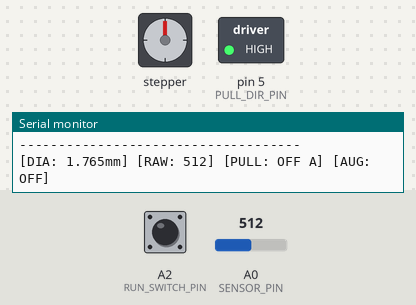
This sketch was run on a simulated Arduino Uno, built with avr-gcc and run on an emulated ATmega328P. Parts: stepper motor, switched loads named in the sketch (green lamp = pin HIGH), the last lines printed to the serial monitor. Wiring (inferred from the names in the program): stepper motor driver (200 steps per turn assumed): step pin 3; direction pin 6; enable pin 8. Inputs (shaded band) come from the test bench; at power-on: A2 (RUN_SWITCH_PIN) HIGH, A0 (SENSOR_PIN) = 512. Pins used as bus, display or sensor lines are not drawn.

Above: at 1.2 s.
1.3 s: A2 (RUN_SWITCH_PIN) pulled LOW for 1 s
At 3.5 s:
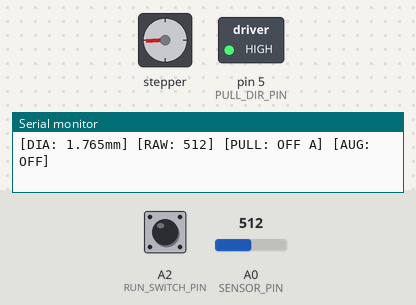
3.8 s: A2 (RUN_SWITCH_PIN) pulled LOW for 0.15 s
At 4.3 s:
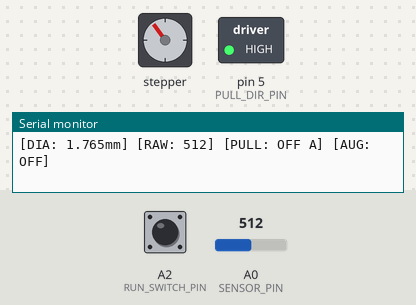
5.4 s: A2 (RUN_SWITCH_PIN) pulled LOW for 3.2 s
At 9.7 s:
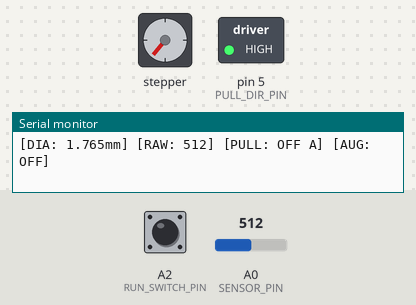
10.1 s: A2 (RUN_SWITCH_PIN) pulled LOW for 0.15 s
At 11.5 s:
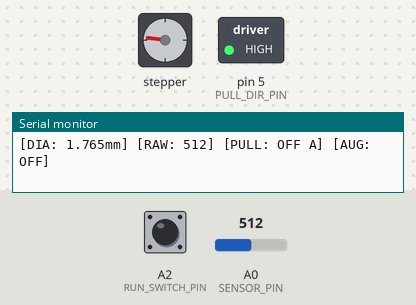
Timing chart, 0 to 12.7 s (numbered marks = the images above; inputs shaded):
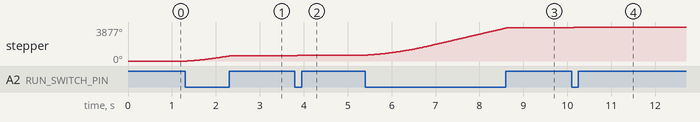

Measured:
- after the input at 1.3 s, stepper: turns 626° clockwise in 1.0 s, starting after 0.05 s
- after the input at 3.8 s, stepper: turns 58° clockwise in 0.15 s, starting after 0.05 s
- after the input at 5.4 s, stepper: turns 3135° clockwise in 3.2 s, starting after 0.05 s
- after the input at 10.1 s, stepper: turns 58° clockwise in 0.15 s, starting after 0.05 s

The sketch:

Arduino_Firmware.ino
```cpp
/*
 * =========================================================================================
 * 3DTruder Puller & Auger Controller Firmware (V4)
 *
 * Target Hardware: Arduino Uno R3 (ATmega328P) + Arduino CNC Shield V3
 *   - Puller (X socket, 1/16 microstep): Step = Pin 2 (PD2), Dir = Pin 5
 *   - Auger  (Y socket, full step):      Step = Pin 3 (PD3), Dir = Pin 6
 *   - Stepper Enable:                    Pin 8 (active LOW, shared)
 *   - Diameter sensor (0-5 V analog):    A0 ("Abort" header)
 *   - Headless run switch to GND:        A2 ("Resume" header)
 *
 * Heater / thermistor are controlled by the Ender 3 V2 mainboard (Marlin), NOT this board.
 * This board has no idea whether the melt zone is hot -- never start the auger cold.
 *
 * Architecture:
 *   1. Timer1 ISR steps the puller (0.5 us resolution, independent of loop()).
 *   2. Timer2 ISR (20 kHz) steps the auger (50 us resolution, independent of loop()).
 *   3. Non-blocking ADC, 16-sample averaging on the diameter sensor.
 *   4. Dead-time-aware diameter control: after each speed correction the controller waits
 *      until the strand has travelled from the nozzle to the sensor before correcting again,
 *      so it never reacts to filament that was drawn before its last change.
 *   5. Corrections are made in mm/s using mass conservation (speed ~ diameter^2).
 *   6. Non-blocking serial command parser (115200 baud, Newline line ending).
 * =========================================================================================
 */

#include <Arduino.h>
#include <util/atomic.h>

// -----------------------------------------------------------------------------------------
// PINS (Arduino CNC Shield V3). Step pins are hard-wired to PD2 / PD3 inside the ISRs.
// -----------------------------------------------------------------------------------------
const uint8_t PULL_DIR_PIN    = 5;
const uint8_t AUG_DIR_PIN     = 6;
const uint8_t PULL_STEP_PIN   = 2;    // PD2
const uint8_t AUG_STEP_PIN    = 3;    // PD3
const uint8_t EN_PIN          = 8;    // Active LOW
const uint8_t SENSOR_PIN      = A0;   // ADC channel 0
const uint8_t RUN_SWITCH_PIN  = A2;   // Close to GND = run auger + puller headless

// Flip these if a motor turns the wrong way (or swap one coil pair on its connector).
// The auger must turn so the flights carry flakes TOWARD the nozzle (counter-clockwise viewed
// from the motor for a standard right-hand wood auger bit; clockwise carries them back).
const bool PULL_DIR_INVERT    = false;
const bool AUG_DIR_INVERT     = false;

// -----------------------------------------------------------------------------------------
// PULLER MECHANICS -- CALIBRATE PULL_STEPS_PER_MM!
// -----------------------------------------------------------------------------------------
// BMG clone (~415 steps/mm at 1/16 microstepping) x 5.18:1 planetary gearbox = ~2150 steps/mm.
// To calibrate: thread filament, send "SPEED 1", "PULL ON", time 60 s, measure how far the
// strand moved (L mm), then set PULL_STEPS_PER_MM = 2150 * 60 / L.
const float PULL_STEPS_PER_MM = 2150.0;
const float PULL_NOMINAL_MM_S = 1.0;    // Starting line speed after power-up
const float PULL_MIN_MM_S     = 0.1;
const float PULL_MAX_MM_S     = 6.0;    // ~12.9k steps/s at 2150 steps/mm

// -----------------------------------------------------------------------------------------
// AUGER
// -----------------------------------------------------------------------------------------
const float AUG_STEPS_PER_REV = 200.0 * 14.0;   // Full step x 14:1 gearbox
const float AUG_DEFAULT_RPM   = 14.0;
const float AUG_START_RPM     = 4.0;            // Soft-start begins here
const float AUG_MIN_RPM       = 1.0;
const float AUG_MAX_RPM       = 20.0;
const float AUG_RAMP_RPM_S    = 7.0;            // 4 -> 14 RPM in ~1.5 s

// -----------------------------------------------------------------------------------------
// DIAMETER SENSOR & CONTROL LOOP
// -----------------------------------------------------------------------------------------
const float TARGET_DIA        = 1.75;     // mm
const float DIA_TOLERANCE     = 0.02;     // Dead band (+/- mm)
const float MIN_VALID_DIA     = 1.10;     // Below = empty sensor
const float MAX_VALID_DIA     = 2.40;     // Above = sensor unseated / lump / foreign object

// Two-point calibration: insert gauge pins (drill blanks) and note the ADC value from the
// "RAW" field of the telemetry line.
const int   CAL_ADC_A         = 300;
const float CAL_DIA_A         = 1.50;
const int   CAL_ADC_B         = 700;
const float CAL_DIA_B         = 2.00;

// Distance from the nozzle tip to the diameter sensor. Keep this SHORT (10-20 cm): the
// controller can only correct once per this much strand, so at 1 mm/s a 150 mm gap means
// one correction every 2.5 minutes.
const float SENSOR_DISTANCE_MM          = 150.0;
const float CONTROL_GAIN                = 0.5;    // Fraction of computed correction applied
const float MAX_CORRECTION              = 0.10;   // Max +/-10 % speed change per correction
const unsigned long MIN_CORRECTION_MS   = 2000;
const unsigned long EMPTY_TIMEOUT_MS    = 1500;   // Invalid this long = filament absent

// -----------------------------------------------------------------------------------------
// STATE
// -----------------------------------------------------------------------------------------
// Shared with ISRs
volatile bool     pullIsrActive   = false;
volatile uint16_t pullTimerTop    = 4000;
volatile uint32_t pullStepCount   = 0;
volatile bool     augIsrActive    = false;
volatile uint16_t augPeriodTicks  = 100;

// Operator state
bool  augerRunning    = false;
bool  pullerRunning   = false;
bool  autoMode        = true;
float pullSpeedMmS    = PULL_NOMINAL_MM_S;
float augTargetRpm    = AUG_DEFAULT_RPM;
float augCurrentRpm   = AUG_START_RPM;

// Sensor state
float    currentDiameter   = TARGET_DIA;
int      lastRawAdc        = 0;
bool     filamentPresent   = false;
bool     adcPending        = false;
uint32_t adcSum            = 0;
uint8_t  adcCount          = 0;
const uint8_t ADC_SAMPLES  = 16;

// Control state
uint32_t correctionStartSteps = 0;
unsigned long lastCorrectionMs = 0;
unsigned long lastValidMs      = 0;

// Run switch debounce
bool switchActive = false;
bool switchRaw    = false;
unsigned long switchChangedMs = 0;

// Timing
unsigned long lastRampMs      = 0;
unsigned long lastAdcMs       = 0;
unsigned long lastTelemetryMs = 0;

char    serialRxBuf[32];
uint8_t serialRxIdx = 0;

// =========================================================================================
// INTERRUPTS
// =========================================================================================
// Puller: Timer1 CTC, 2 MHz tick. Fires once per step.
ISR(TIMER1_COMPA_vect) {
  OCR1A = pullTimerTop;
  if (pullIsrActive) {
    PORTD |= (1 << PD2);
    pullStepCount++;
    delayMicroseconds(2);
    PORTD &= ~(1 << PD2);
  }
}

// Auger: Timer2 CTC at 20 kHz. Step pulse is held high for one tick (50 us).
ISR(TIMER2_COMPA_vect) {
  static uint16_t countdown = 1;
  PORTD &= ~(1 << PD3);
  if (augIsrActive && --countdown == 0) {
    countdown = augPeriodTicks;
    PORTD |= (1 << PD3);
  }
}

void initTimers() {
  noInterrupts();
  // Timer1: CTC, prescaler 8 -> 2 MHz
  TCCR1A = 0;
  TCCR1B = (1 << WGM12) | (1 << CS11);
  TCNT1  = 0;
  OCR1A  = pullTimerTop;
  TIMSK1 = (1 << OCIE1A);
  // Timer2: CTC, prescaler 8, OCR2A 99 -> 20 kHz
  TCCR2A = (1 << WGM21);
  TCCR2B = (1 << CS21);
  TCNT2  = 0;
  OCR2A  = 99;
  TIMSK2 = (1 << OCIE2A);
  interrupts();
}

void applyPullSpeed() {
  pullSpeedMmS = constrain(pullSpeedMmS, PULL_MIN_MM_S, PULL_MAX_MM_S);
  uint16_t top = (uint16_t)(2000000.0 / (pullSpeedMmS * PULL_STEPS_PER_MM)) - 1;
  ATOMIC_BLOCK(ATOMIC_RESTORESTATE) { pullTimerTop = top; }
}

void applyAugerRpm() {
  uint16_t ticks = (uint16_t)(1200000.0 / (augCurrentRpm * AUG_STEPS_PER_REV) + 0.5);
  if (ticks < 2) ticks = 2;
  ATOMIC_BLOCK(ATOMIC_RESTORESTATE) { augPeriodTicks = ticks; }
}

uint32_t readPullSteps() {
  uint32_t s;
  ATOMIC_BLOCK(ATOMIC_RESTORESTATE) { s = pullStepCount; }
  return s;
}

// =========================================================================================
// NON-BLOCKING ADC
// =========================================================================================
void initADC() {
  ADMUX  = (1 << REFS0);                                        // AVcc ref, channel A0
  ADCSRA = (1 << ADEN) | (1 << ADPS2) | (1 << ADPS1) | (1 << ADPS0); // 125 kHz ADC clock
}

float adcToDiameter(float raw) {
  return CAL_DIA_A + (raw - CAL_ADC_A) * (CAL_DIA_B - CAL_DIA_A) / (float)(CAL_ADC_B - CAL_ADC_A);
}

// =========================================================================================
// COMMANDS
// =========================================================================================
void printHelp() {
  Serial.println(F("\n--- 3DTruder Controller Commands ---"));
  Serial.println(F("  START       : Start auger + puller"));
  Serial.println(F("  STOP        : Stop auger + puller"));
  Serial.println(F("  PULL ON/OFF : Puller only (threading)"));
  Serial.println(F("  AUG ON/OFF  : Auger only"));
  Serial.println(F("  SPEED <x>   : Set puller speed, mm/s"));
  Serial.println(F("  RPM <x>     : Set auger speed, RPM"));
  Serial.println(F("  AUTO ON/OFF : Diameter auto-regulation"));
  Serial.println(F("  OFF         : Stop all + de-energize motors"));
  Serial.println(F("  Switch A2->GND runs auger + puller headless"));
  Serial.println(F("------------------------------------\n"));
}

void executeCommand(char* cmd) {
  while (*cmd == ' ' || *cmd == '\t') cmd++;

  if (strcmp(cmd, "START") == 0) {
    augerRunning = pullerRunning = true;
    Serial.println(F(">> Line STARTED"));
  } else if (strcmp(cmd, "STOP") == 0 || strcmp(cmd, "OFF") == 0) {
    augerRunning = pullerRunning = false;
    Serial.println(F(">> Line STOPPED"));
  } else if (strcmp(cmd, "PULL ON") == 0) {
    pullerRunning = true;
    Serial.println(F(">> Puller ON"));
  } else if (strcmp(cmd, "PULL OFF") == 0) {
    pullerRunning = false;
    Serial.println(F(">> Puller OFF"));
  } else if (strcmp(cmd, "AUG ON") == 0) {
    augerRunning = true;
    Serial.println(F(">> Auger ON"));
  } else if (strcmp(cmd, "AUG OFF") == 0) {
    augerRunning = false;
    Serial.println(F(">> Auger OFF"));
  } else if (strcmp(cmd, "AUTO ON") == 0) {
    autoMode = true;
    Serial.println(F(">> Auto diameter control ON"));
  } else if (strcmp(cmd, "AUTO OFF") == 0) {
    autoMode = false;
    Serial.println(F(">> Auto diameter control OFF (speed frozen)"));
  } else if (strncmp(cmd, "SPEED ", 6) == 0) {
    pullSpeedMmS = atof(cmd + 6);
    applyPullSpeed();
    correctionStartSteps = readPullSteps();
    Serial.print(F(">> Puller speed = "));
    Serial.print(pullSpeedMmS, 2);
    Serial.println(F(" mm/s"));
  } else if (strncmp(cmd, "RPM ", 4) == 0) {
    augTargetRpm = constrain(atof(cmd + 4), AUG_MIN_RPM, AUG_MAX_RPM);
    Serial.print(F(">> Auger target = "));
    Serial.print(augTargetRpm, 1);
    Serial.println(F(" RPM"));
  } else if (strcmp(cmd, "HELP") == 0) {
    printHelp();
  } else {
    Serial.print(F(">> Unknown command: "));
    Serial.println(cmd);
  }
}

void pollSerialCommands() {
  while (Serial.available() > 0) {
    char c = Serial.read();
    if (c == '\r') continue;
    if (c == '\n') {
      if (serialRxIdx > 0) {
        serialRxBuf[serialRxIdx] = '\0';
        executeCommand(serialRxBuf);
        serialRxIdx = 0;
      }
    } else if (serialRxIdx < sizeof(serialRxBuf) - 1) {
      if (c >= 'a' && c <= 'z') c -= 32;
      serialRxBuf[serialRxIdx++] = c;
    }
  }
}

// =========================================================================================
// SETUP
// =========================================================================================
void setup() {
  pinMode(PULL_STEP_PIN, OUTPUT);
  pinMode(PULL_DIR_PIN, OUTPUT);
  pinMode(AUG_STEP_PIN, OUTPUT);
  pinMode(AUG_DIR_PIN, OUTPUT);
  pinMode(EN_PIN, OUTPUT);
  digitalWrite(EN_PIN, HIGH);   // Drivers off until something runs

  digitalWrite(PULL_DIR_PIN, PULL_DIR_INVERT ? LOW : HIGH);
  digitalWrite(AUG_DIR_PIN, AUG_DIR_INVERT ? LOW : HIGH);

  pinMode(RUN_SWITCH_PIN, INPUT_PULLUP);
  pinMode(SENSOR_PIN, INPUT);

  initADC();
  applyPullSpeed();
  applyAugerRpm();
  initTimers();

  Serial.begin(115200);
  Serial.println(F("=================================================="));
  Serial.println(F("   3DTruder Puller & Auger Controller V4"));
  Serial.println(F("   Heater is controlled by the Ender 3 - preheat"));
  Serial.println(F("   and soak BEFORE starting the auger."));
  Serial.println(F("=================================================="));
  printHelp();
}

// =========================================================================================
// MAIN LOOP (only bookkeeping -- all stepping happens in the ISRs)
// =========================================================================================
void loop() {
  unsigned long nowMs = millis();

  // 1. Debounced headless run switch
  bool raw = (digitalRead(RUN_SWITCH_PIN) == LOW);
  if (raw != switchRaw) {
    switchRaw = raw;
    switchChangedMs = nowMs;
  } else if (nowMs - switchChangedMs >= 50) {
    switchActive = switchRaw;
  }

  bool augerActive  = augerRunning || switchActive;
  bool pullerActive = pullerRunning || switchActive;

  digitalWrite(EN_PIN, (augerActive || pullerActive) ? LOW : HIGH);
  if (pullerActive && !pullIsrActive) correctionStartSteps = readPullSteps();
  pullIsrActive = pullerActive;
  augIsrActive  = augerActive;

  // 2. Auger soft-start ramp (every 10 ms)
  if (nowMs - lastRampMs >= 10) {
    lastRampMs = nowMs;
    if (!augerActive) {
      augCurrentRpm = min(AUG_START_RPM, augTargetRpm);
    } else if (augCurrentRpm != augTargetRpm) {
      float stepRpm = AUG_RAMP_RPM_S * 0.01;
      if (augCurrentRpm < augTargetRpm) augCurrentRpm = min(augCurrentRpm + stepRpm, augTargetRpm);
      else                              augCurrentRpm = max(augCurrentRpm - stepRpm, augTargetRpm);
    }
    applyAugerRpm();
  }

  // 3. Non-blocking ADC: one conversion every 25 ms, averaged over 16 samples (400 ms)
  if (!adcPending && nowMs - lastAdcMs >= 25) {
    lastAdcMs = nowMs;
    ADCSRA |= (1 << ADSC);
    adcPending = true;
  }
  if (adcPending && !(ADCSRA & (1 << ADSC))) {
    adcPending = false;
    adcSum += ADC;
    if (++adcCount >= ADC_SAMPLES) {
      float avgRaw = adcSum / (float)ADC_SAMPLES;
      adcSum = 0;
      adcCount = 0;
      lastRawAdc = (int)(avgRaw + 0.5);

      float dia = adcToDiameter(avgRaw);
      if (dia >= MIN_VALID_DIA && dia <= MAX_VALID_DIA) {
        if (!filamentPresent) currentDiameter = dia;   // Don't average against stale data
        filamentPresent = true;
        lastValidMs = nowMs;
        currentDiameter = 0.7 * currentDiameter + 0.3 * dia;
      } else if (nowMs - lastValidMs >= EMPTY_TIMEOUT_MS) {
        // Hold the current speed; just stop regulating until a valid strand returns.
        filamentPresent = false;
      }
    }
  }

  // 4. Dead-time-aware diameter regulation
  if (pullerActive && autoMode && filamentPresent) {
    uint32_t stepsSince = readPullSteps() - correctionStartSteps;
    bool strandRefreshed = stepsSince >= (uint32_t)(SENSOR_DISTANCE_MM * PULL_STEPS_PER_MM);
    float diaError = currentDiameter - TARGET_DIA;

    if (strandRefreshed && nowMs - lastCorrectionMs >= MIN_CORRECTION_MS &&
        fabs(diaError) > DIA_TOLERANCE) {
      // Constant output Q: v ~ 1/d^2, so the speed that would give TARGET_DIA is
      // v * (d / target)^2. Apply only part of it, and limit the step size.
      float ratio  = sq(currentDiameter / TARGET_DIA);
      float factor = 1.0 + CONTROL_GAIN * (ratio - 1.0);
      factor = constrain(factor, 1.0 - MAX_CORRECTION, 1.0 + MAX_CORRECTION);
      pullSpeedMmS *= factor;
      applyPullSpeed();
      correctionStartSteps = readPullSteps();
      lastCorrectionMs = nowMs;
    }
  }

  // 5. Telemetry (every 1000 ms, kept under the 64-byte TX buffer so it never blocks)
  if (nowMs - lastTelemetryMs >= 1000) {
    lastTelemetryMs = nowMs;
    Serial.print(F("[DIA: "));
    if (filamentPresent) {
      Serial.print(currentDiameter, 3);
      Serial.print(F("mm] "));
    } else {
      Serial.print(F("EMPTY] "));
    }
    Serial.print(F("[RAW: "));
    Serial.print(lastRawAdc);
    Serial.print(F("] [PULL: "));
    if (pullerActive) Serial.print(pullSpeedMmS, 2);
    else              Serial.print(F("OFF "));
    Serial.print(autoMode ? F("A] [AUG: ") : F("M] [AUG: "));
    if (augerActive) Serial.print(augCurrentRpm, 1);
    else             Serial.print(F("OFF"));
    Serial.println(F("]"));
  }

  // 6. Serial commands
  pollSerialCommands();
}
```
